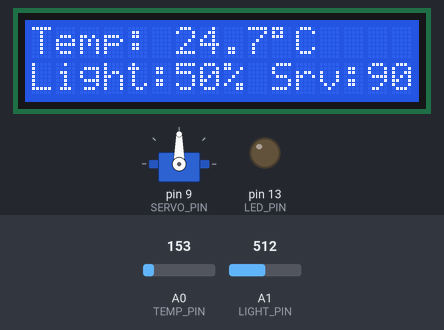
Recording of a sketch running on a simulated Arduino Uno, built with avr-gcc and run on an emulated ATmega328P. Parts: servo, 16×2 character LCD, output pins drawn as LEDs (lit = HIGH). Inputs (shaded band) come from the test bench; at power-on: A0 (TEMP_PIN) = 153, A1 (LIGHT_PIN) = 512. What the sketch prints to the serial monitor is not drawn.

Above: at 2.7 s.
2.8 s: A0 (TEMP_PIN) set to 171
At 4.0 s:
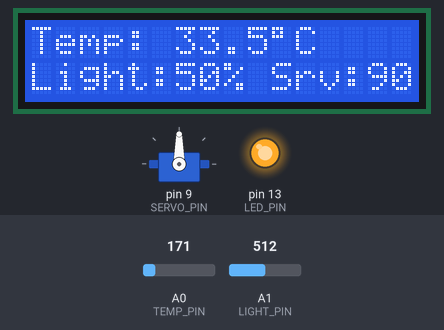
4.5 s: A1 (LIGHT_PIN) set to 716
At 5.2 s:
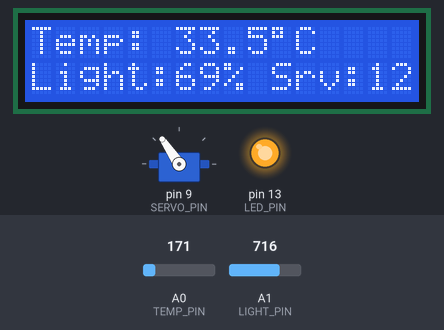
6.0 s: A1 (LIGHT_PIN) set to 68
At 7.2 s:
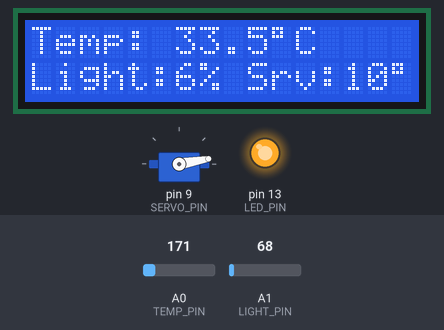
7.5 s: A1 (LIGHT_PIN) set to 57
At 8.6 s:
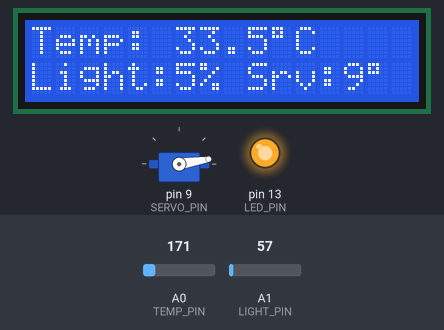
9.0 s: A0 (TEMP_PIN) set to 133
At 9.7 s:
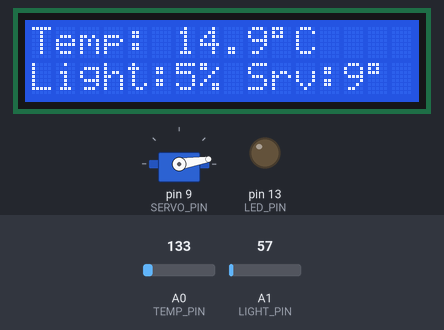
10.5 s: A1 (LIGHT_PIN) set to 306
At 10.9 s:
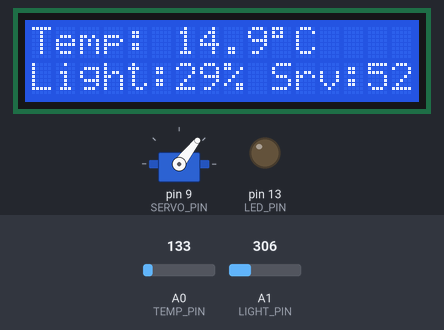
Timing chart, 0 to 13.0 s (numbered marks = the images above; inputs shaded):
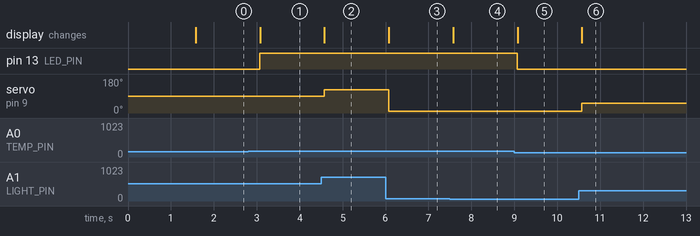

Measured:
- the behaviour switches between 159 and 160 on A0 (TEMP_PIN) (found by bisection; images 0 and 1)
- after the input at 2.8 s, pin 13 (LED_PIN): LOW → HIGH after 0.27 s; the display: changes after 0.28 s (image 1)
- after the input at 4.5 s, servo on pin 9 (SERVO_PIN): 90° → 124° after 0.07 s; the display: changes after 0.08 s (image 2)
- after the input at 6.0 s, servo on pin 9 (SERVO_PIN): 124° → 10° after 0.07 s; the display: changes after 0.07 s (image 3)
- after the input at 7.5 s, servo on pin 9 (SERVO_PIN): 10° → 9° after 0.07 s; the display: changes after 0.07 s (image 4)
- after the input at 9.0 s, pin 13 (LED_PIN): HIGH → LOW after 0.07 s; the display: changes after 0.07 s (image 5)
- after the input at 10.5 s, servo on pin 9 (SERVO_PIN): 9° → 52° after 0.07 s; the display: changes after 0.08 s (image 6)

The sketch:

05-complete-circuit.ino
```cpp
// (licence header left out)
#include <LiquidCrystal.h>
#include <Servo.h>

// --- Pin definitions ---
const int TEMP_PIN        = A0;
const int LIGHT_PIN       = A1;
const int SERVO_PIN       = 9;
const int LED_PIN         = 13;
const float TEMP_THRESHOLD_C = 28.0;  // LED activates above this temperature

// --- Library instances ---
LiquidCrystal lcd(12, 11, 5, 4, 3, 2);
Servo myServo;

// --- Timing ---
unsigned long lastUpdate = 0;
const unsigned long UPDATE_INTERVAL = 500;  // ms

void setup() {
  pinMode(LED_PIN, OUTPUT);
  myServo.attach(SERVO_PIN);
  lcd.begin(16, 2);

  Serial.begin(9600);
  Serial.println("Project 5: Complete Circuit — ready!");

  lcd.setCursor(0, 0);
  lcd.print("ArduinoStarterCo");
  lcd.setCursor(0, 1);
  lcd.print("  Loading...    ");
  delay(1500);
  lcd.clear();
}

void loop() {
  if (millis() - lastUpdate < UPDATE_INTERVAL) return;
  lastUpdate = millis();

  // --- Read sensors ---
  int rawTemp  = analogRead(TEMP_PIN);
  int rawLight = analogRead(LIGHT_PIN);

  float voltage_mV = rawTemp * (5000.0 / 1024.0);
  float tempC      = (voltage_mV - 500.0) / 10.0;
  int   lightPct   = map(rawLight, 0, 1023, 0, 100);
  int   servoAngle = map(lightPct, 0, 100, 0, 180);

  // --- Update servo ---
  myServo.write(servoAngle);

  // --- Update LED ---
  digitalWrite(LED_PIN, tempC > TEMP_THRESHOLD_C ? HIGH : LOW);

  // --- Update LCD ---
  lcd.setCursor(0, 0);
  lcd.print("Temp: ");
  lcd.print(tempC, 1);
  lcd.print((char)223);  // degree symbol
  lcd.print("C   ");     // trailing spaces clear old chars

  lcd.setCursor(0, 1);
  lcd.print("Light:");
  lcd.print(lightPct);
  lcd.print("% Srv:");
  lcd.print(servoAngle);
  lcd.print((char)223);
  lcd.print("  ");

  // --- Serial output ---
  Serial.print("Temp: ");
  Serial.print(tempC, 1);
  Serial.print("C | Light: ");
  Serial.print(lightPct);
  Serial.print("% | Servo: ");
  Serial.print(servoAngle);
  Serial.print("deg | LED: ");
  Serial.println(tempC > TEMP_THRESHOLD_C ? "ON (warm!)" : "off");
}
```
